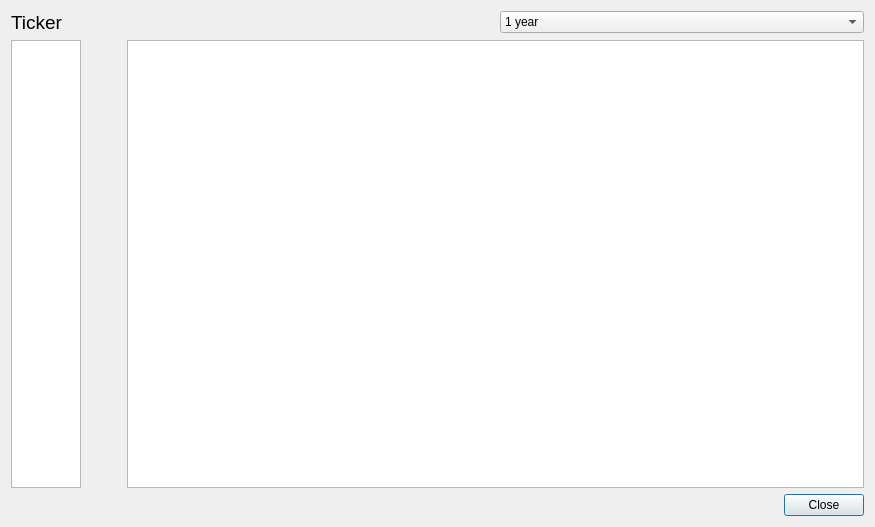
<?xml version="1.0" encoding="UTF-8"?>
<ui version="4.0">
 <class>StockViewerDialog</class>
 <widget class="QDialog" name="StockViewerDialog">
  <property name="geometry">
   <rect>
    <x>0</x>
    <y>0</y>
    <width>875</width>
    <height>527</height>
   </rect>
  </property>
  <property name="windowTitle">
   <string>Dialog</string>
  </property>
  <layout class="QVBoxLayout" name="verticalLayout">
   <item>
    <layout class="QHBoxLayout" name="horizontalLayout_2">
     <item>
      <widget class="QLabel" name="labelTicker">
       <property name="font">
        <font>
         <pointsize>14</pointsize>
        </font>
       </property>
       <property name="text">
        <string>Ticker</string>
       </property>
      </widget>
     </item>
     <item>
      <spacer name="horizontalSpacer">
       <property name="orientation">
        <enum>Qt::Horizontal</enum>
       </property>
       <property name="sizeType">
        <enum>QSizePolicy::Preferred</enum>
       </property>
       <property name="sizeHint" stdset="0">
        <size>
         <width>118</width>
         <height>18</height>
        </size>
       </property>
      </spacer>
     </item>
     <item>
      <widget class="QComboBox" name="comboBox">
       <property name="currentIndex">
        <number>12</number>
       </property>
       <item>
        <property name="text">
         <string>30 minutes</string>
        </property>
       </item>
       <item>
        <property name="text">
         <string>1 hour</string>
        </property>
       </item>
       <item>
        <property name="text">
         <string>3 hours</string>
        </property>
       </item>
       <item>
        <property name="text">
         <string>6 hours</string>
        </property>
       </item>
       <item>
        <property name="text">
         <string>12 hours</string>
        </property>
       </item>
       <item>
        <property name="text">
         <string>1 day</string>
        </property>
       </item>
       <item>
        <property name="text">
         <string>3 days</string>
        </property>
       </item>
       <item>
        <property name="text">
         <string>1 week</string>
        </property>
       </item>
       <item>
        <property name="text">
         <string>2 weeks</string>
        </property>
       </item>
       <item>
        <property name="text">
         <string>1 month</string>
        </property>
       </item>
       <item>
        <property name="text">
         <string>3 months</string>
        </property>
       </item>
       <item>
        <property name="text">
         <string>6 months</string>
        </property>
       </item>
       <item>
        <property name="text">
         <string>1 year</string>
        </property>
       </item>
       <item>
        <property name="text">
         <string>3 years</string>
        </property>
       </item>
       <item>
        <property name="text">
         <string>5 years</string>
        </property>
       </item>
       <item>
        <property name="text">
         <string>max</string>
        </property>
       </item>
      </widget>
     </item>
    </layout>
   </item>
   <item>
    <layout class="QHBoxLayout" name="horizontalLayout">
     <item>
      <widget class="QTableWidget" name="tableWidget">
       <property name="sizeAdjustPolicy">
        <enum>QAbstractScrollArea::AdjustToContents</enum>
       </property>
       <attribute name="verticalHeaderVisible">
        <bool>false</bool>
       </attribute>
      </widget>
     </item>
     <item>
      <spacer name="horizontalSpacer_2">
       <property name="orientation">
        <enum>Qt::Horizontal</enum>
       </property>
       <property name="sizeHint" stdset="0">
        <size>
         <width>40</width>
         <height>20</height>
        </size>
       </property>
      </spacer>
     </item>
     <item>
      <widget class="PlotWidget" name="graphicsView">
       <property name="sizePolicy">
        <sizepolicy hsizetype="Expanding" vsizetype="Expanding">
         <horstretch>1</horstretch>
         <verstretch>0</verstretch>
        </sizepolicy>
       </property>
      </widget>
     </item>
    </layout>
   </item>
   <item>
    <widget class="QDialogButtonBox" name="buttonBox">
     <property name="orientation">
      <enum>Qt::Horizontal</enum>
     </property>
     <property name="standardButtons">
      <set>QDialogButtonBox::Close</set>
     </property>
    </widget>
   </item>
  </layout>
 </widget>
 <customwidgets>
  <customwidget>
   <class>PlotWidget</class>
   <extends>QGraphicsView</extends>
   <header>pyqtgraph</header>
  </customwidget>
 </customwidgets>
 <resources/>
 <connections>
  <connection>
   <sender>buttonBox</sender>
   <signal>accepted()</signal>
   <receiver>StockViewerDialog</receiver>
   <slot>accept()</slot>
   <hints>
    <hint type="sourcelabel">
     <x>248</x>
     <y>254</y>
    </hint>
    <hint type="destinationlabel">
     <x>157</x>
     <y>274</y>
    </hint>
   </hints>
  </connection>
  <connection>
   <sender>buttonBox</sender>
   <signal>rejected()</signal>
   <receiver>StockViewerDialog</receiver>
   <slot>reject()</slot>
   <hints>
    <hint type="sourcelabel">
     <x>316</x>
     <y>260</y>
    </hint>
    <hint type="destinationlabel">
     <x>286</x>
     <y>274</y>
    </hint>
   </hints>
  </connection>
 </connections>
</ui>
